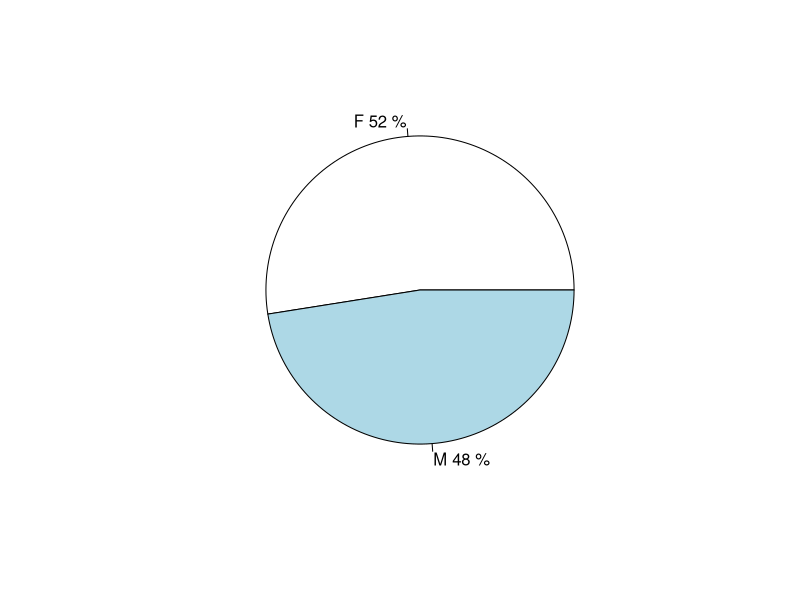
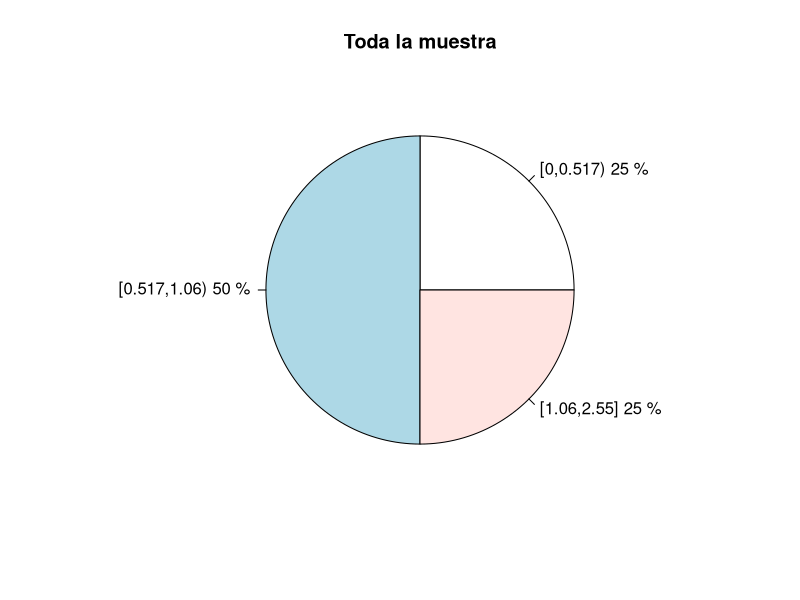

Recreate these plots in R, in order. (Note: this script raises an error after producing the figures.)
## ---- chunk 1
knitr::opts_chunk$set(echo = TRUE)
## ---- chunk 2
summary(cars)
## ---- chunk 3
(encuesta=read.csv2("abalone.data.csv")) 
gender=encuesta$gender

whole_weight=encuesta$whole.weight
weight_F= whole_weight[gender=="F"]
weight_M=whole_weight[gender=="M"]

# media 
mean(whole_weight)
mean(weight_M)
mean(weight_F)

#mediana
median(whole_weight)
median(weight_F)
median(weight_M)

#mínimo
min(whole_weight)
min(weight_F)
min(weight_M)

#máximo
max(whole_weight)
max(weight_F)
max(weight_M)

#Rango
max(whole_weight)-min(whole_weight)
max(weight_F)-min(weight_F)
max(weight_M)-min(weight_M)

#varianza
var(whole_weight)
var(weight_F)
var(weight_M)

#desviación estandar
sd(whole_weight)
sd(weight_F)
sd(weight_M)

#coeficiente de variación
sd(whole_weight)/mean(whole_weight)
sd(weight_F)/mean(weight_F)
sd(weight_M)/mean(weight_M)

#primer cuartil
quantile(whole_weight,0.25)
quantile(weight_F,0.25)
quantile(weight_M,0.25)

#tercer cuartil
quantile(whole_weight,0.75)
quantile(weight_F,0.75)
quantile(weight_M,0.75)

#rango intercuartílico
IQR(whole_weight)
IQR(weight_F)
IQR(weight_M)

#coeficiente de asimetría
asimetria=function(x){n= length(x); return((1/n)*sum((x-mean(x))^3)/sd(x)^3)} 
asimetria(whole_weight)
asimetria(weight_F)
asimetria(weight_M)
 

#coeficiente de apuntamiento
curtosis=function(x){n=length(x);return((1/n)*sum((x-mean(x))^4)/sd(x)^4 -3)}
curtosis(whole_weight)
curtosis(weight_F)
curtosis(weight_M)

#valores inferiores a la media
sum(whole_weight<mean(whole_weight))
100*mean(whole_weight<mean(whole_weight))

sum(weight_F<mean(weight_F))
100*mean(weight_F<mean(weight_F))

sum(weight_M<mean(weight_M))
100*mean(weight_M<mean(weight_M))

#valores superiores a la media
sum(whole_weight>mean(whole_weight))
100*mean(whole_weight>mean(whole_weight))

sum(weight_F>mean(weight_F))
100*mean(weight_F>mean(weight_F))

sum(weight_M>mean(weight_M))
100*mean(weight_M>mean(weight_M))



#tabla de contingencia (weight/gender)los intervalos se han sacaso con la regla de Sturges.
L=c(0.0,0.3,0.6,0.9,1.2,1.5,1.8,2.1,2.4,2.7)
whole_weight.agrupado=cut(whole_weight,breaks=L, right=FALSE,include.lowest=TRUE)
addmargins(table(whole_weight.agrupado,gender))
round(addmargins(prop.table(table(whole_weight.agrupado,gender))),2)

# tabla de Contingencia(ligero, medio, pesado).
#se usan los cuartiles ya calculados anteriormente para hacer los intervalos de ligero, medio y pesado.
L=c(0.0,quantile(whole_weight,0.25),quantile(whole_weight,0.75),2.55)
whole_weight.intervalos=cut(whole_weight,breaks = L,right = FALSE,include.lowest = TRUE)
addmargins(table(whole_weight.intervalos,gender))
round(addmargins(prop.table(table(whole_weight.intervalos,gender))),2)


#diagrama de tartas
frec.abs.gender=table(gender)
pct=round(100*prop.table(frec.abs.gender))
pie(frec.abs.gender,labels=paste(names(frec.abs.gender), labels=paste(pct,"%")))


frec.abs.wheight=table(whole_weight.intervalos)
pct=round(100*prop.table(frec.abs.wheight),2)
pie(frec.abs.wheight, main="Toda la muestra",labels=paste(names(frec.abs.wheight),labels=paste(pct,"%")))


weight_F.intervalos=cut(weight_F,breaks=L,right=FALSE,include.lowest=TRUE)
pct=round(100*prop.table(frec.abs.wheight_F),2)
frec.abs.wheight_F=table(weight_F.agrupado)
pie(frec.abs.wheight_F,main="Muesta femenina",labels=paste(names(frec.abs.wheight_F),labels=paste(pct,"%")) )

weight_M.intervalos=cut(weight_M,breaks=L,right=FALSE,include.lowest=TRUE)
frec.abs.wheight_M=table(weight_M.agrupado)
pct=round((100*prop.table(frec.abs.wheight_M)),2)
pie(frec.abs.wheight_M, main="Muestra masculina",labels=paste(names(frec.abs.wheight_M),labels=paste(pct,"%")) )


#histiogramas
L=c(0.0,0.3,0.6,0.9,1.2,1.5,1.8,2.1,2.4,2.7)
hist(whole_weight, breaks=L,right=FALSE, main="Toda la muestra", xlab="whole weight(g)", ylab="Frecuencia")
abline(v=mean(whole_weight),lwd=2,lty=3,col="darkred")
abline(v=median(whole_weight),lwd=2)

hist(weight_F, breaks=L,right=FALSE,main="Muestra femenina",xlab="whole weight(g)", ylab="Frecuencia") 
abline(v=mean(weight_F),lwd=2,lty=3,col="darkred")
abline(v=median(weight_F),lwd=2)

hist(weight_M, breaks=L, right=FALSE, main = "Muestra masculina", xlab="whole weight(g)", ylab="Frecuencia")
abline(v=mean(weight_M),lwd=2,lty=3,col="darkred")
abline(v=median(weight_M,lwd=2))

#diagramas de caja
boxplot(whole_weight, horizontal=TRUE, ylim=c (0,2.7), main="Toda la muestra")
abline(v=mean(whole_weight),lwd=2,lty=3,col="darkred")

boxplot(weight_F,horizontal=TRUE, ylim=c (0,2.7) ,main="Muestra femenina")
abline(v=mean(weight_F),lwd=2,lty=3,col="darkred")

boxplot(weight_M,horizontal=TRUE,ylim=c(0,2.7),main="Muestra masculina")
abline(v=mean(weight_M),lwd=2,lty=3,col="darkred")

plot(pressure)
